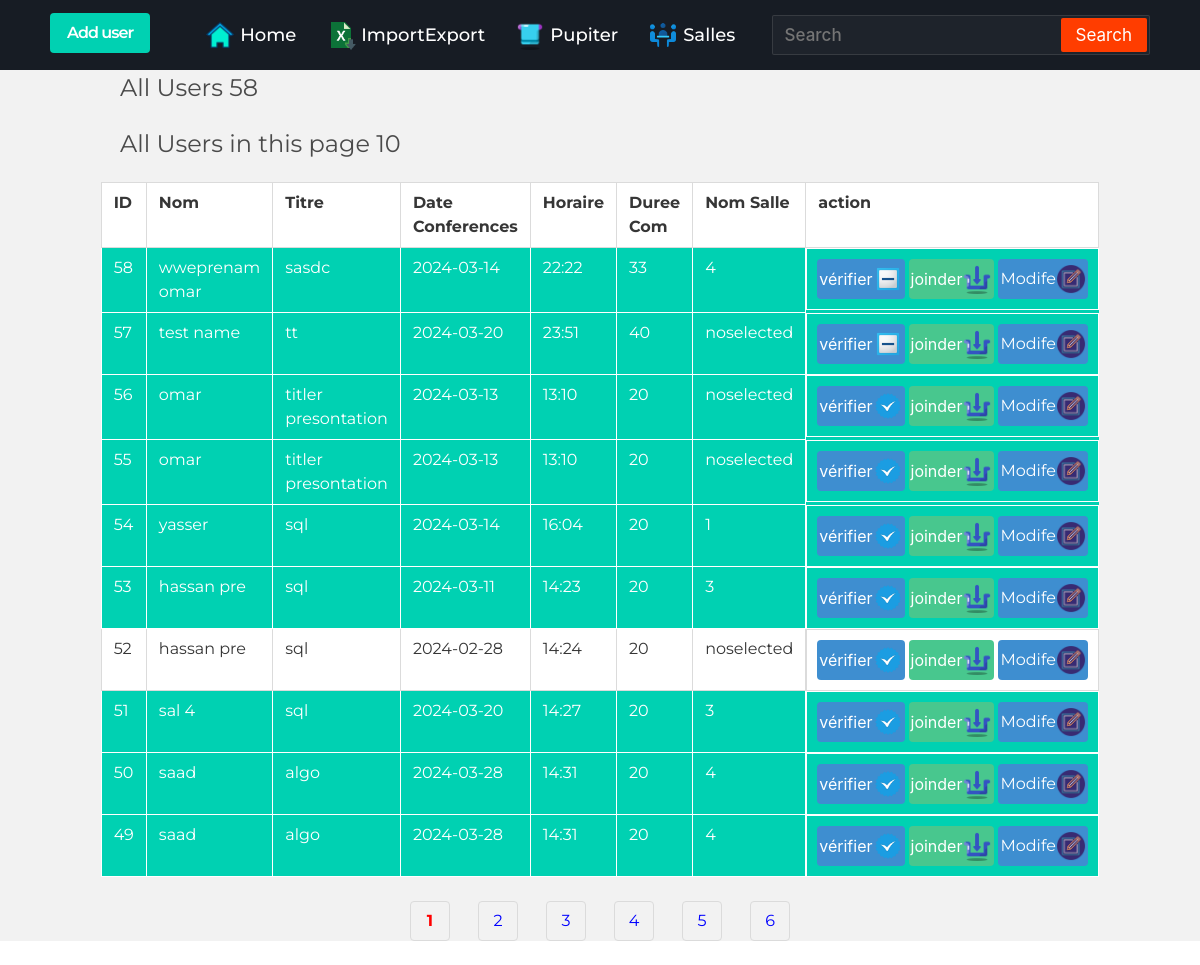
The page / on the database its author committed.
### tables this page shows
CREATE TABLE user (
        ID INTEGER PRIMARY KEY AUTOINCREMENT,
        Nom VARCHAR(255),
        Titre VARCHAR(255),
        Date_conferences DATE,
        Horaire TIME,
        Duree_com INT,
        Nom_salle VARCHAR(255),
        Pupitre VARCHAR(255),
        Etat VARCHAR(255),
        Fichier VARCHAR(255),
        profile VARCHAR(255) DEFAULT 'default.png',
        pipiterid VARCHAR(255)
    );

### controller/userController.php (called while the page is built, shortened)
<?php
class UserController {
    private $pdo;
    public function __construct($database_file) {
        try {
            $this->pdo = new PDO("sqlite:$database_file");
            $this->pdo->setAttribute(PDO::ATTR_ERRMODE, PDO::ERRMODE_EXCEPTION);
        } catch (PDOException $e) {
            die("Error: " . $e->getMessage());
        }
    }
    public function getAllUsers( ) {
        try {
            $sql = "SELECT * FROM user ";
            $stmt = $this->pdo->query($sql);
            return $stmt->fetchAll(PDO::FETCH_ASSOC);
        } catch (PDOException $e) {
            return "Error retrieving users: " . $e->getMessage();
        }
    }
public function getAllUsersPagination($limit = 50, $offset = 0, $search_query = '') {
    try {
        $sql = "SELECT * FROM user";
        $sql .= " ORDER BY ID DESC LIMIT :limit OFFSET :offset";
        $stmt = $this->pdo->prepare($sql);
        $stmt->bindParam(':limit', $limit, PDO::PARAM_INT);
        $stmt->bindParam(':offset', $offset, PDO::PARAM_INT);
        $stmt->execute();
        return $stmt->fetchAll(PDO::FETCH_ASSOC);
    } catch (PDOException $e) {
        return "Error retrieving users: " . $e->getMessage();
    }
}
}
?>

### index.php (the view, shortened to what this page needs)
<!DOCTYPE html>
<html lang="en">
<head>
    <link rel="stylesheet" href="./public/style/alertify.min.css" />
     <link rel="stylesheet" href="./public/style/themes/default.min.css" />
     <link rel="stylesheet" href="./public/style/nav.css">
    <link rel="stylesheet" href="./public/style/bulma.css">
    <link rel="stylesheet" href="./public/style/app.css">
    <link rel="stylesheet" href="./public/style/jqurysmodal.css" />
<?php
require_once "./controller/userController.php";
$database_file = './db/db.db';
$userController = new UserController($database_file);
$page = isset($_GET['page']) ? $_GET['page'] : 1;
$limit = 10;
$offset = ($page - 1) * $limit;
$total_users = 0;
if (isset($_GET['search_user'])) {
    $query = $_GET['search'];
    if(!empty($query)){
        $users = $userController->getAllUsersPagination($limit, $offset, $query);
        $total_users = count($userController->getAllUsersPaginationcount( $query));
        echo   $total_users ."ueses countnnn";
    }
    else {
        $users = $userController->getAllUsersPagination($limit, $offset);
        $total_users = count($userController->getAllUsers());
        echo $total_users;
    }
} else {
    $users = $userController->getAllUsersPagination($limit, $offset);
    $total_users = count($userController->getAllUsers());
}
$total_pages = ceil($total_users / $limit);
?>
</head>
<body>
<nav>
         <div class="logo">
         <p><a href="#createpackmodal" class="button is-primary" rel="modal:open">Add user</a></p>
         </div>
         <div class="nav-items">
         <li><a href="./index.php"><img src="./public/asset/ico/home.png" alt="" srcset=""><span>Home</span></a></li>
            <li><a href="./views/packupmanager.php"><img src="./public/asset/ico/exportimport.png" alt="" srcset=""><span>ImportExport</span></a></li>
            <li><a href="./views/pipiter.php"><img src="./public/asset/ico/pipiter.png" alt="" srcset=""><span>Pupiter</span></a></li>
            <li><a href="./views/salle.php"><img src="./public/asset/ico/salle.png" alt="" srcset=""><span>Salles</span></a></li>
                    </div>
         <form method="get" action="./index.php">
            <input  type="text" id="search" name="search" class="search-data" placeholder="Search" >
              <button class="fas fa-search" type="submit" name="search_user">Search</button>
</form>
      </nav>
    <h2 class="user-count container">All Users <?php echo $total_users; ?></h2>
    <h2 class="user-count container">All Users in this page <?php echo count($users); ?></h2>
        <table class="table is-bordered container">
        <tr>
            <th>ID</th>
            <th>Nom</th>
            <th>Titre</th>
            <th>Date Conferences</th>
            <th>Horaire</th>
            <th>Duree Com</th>
            <th>Nom Salle</th>
            <th>action</th>
        </tr>
        <?php foreach ($users as $user) : ?>
            <tr class="<?php if($user['Etat']=="oui") echo "is-selected";?>" >
                <td><?php echo $user['ID']; ?></td>
                <td><?php echo $user['Nom']; ?></td>
                <td><?php echo $user['Titre']; ?></td>
                <td><?php echo $user['Date_conferences']; ?></td>
                <td><?php echo $user['Horaire']; ?></td>
                <td><?php echo $user['Duree_com']; ?></td>
                <td><?php echo $user['Nom_salle']; ?></td>
                <td style="display: flex; gap:4px; padding:10px;">
                     <button class="button is-info is-dark" onclick="CustomAlertcheck('file status',  '<?php echo $user['Fichier']; ?>')">vérifier
                     <img width="30px" src="./public/asset/icon/<?php if($user['Fichier']){echo "check.png";} else { echo "uncheck.png";} ?>" alt="" srcset="">
                    </button>
                   <button  class='button is-success'onclick="CustomAlert('choose files', `<form onsubmit='uploadFile(event)' action='' method='post' enctype='multipart/form-data'>
    <div class='field'>
        <label class='label' for='fileupload'>Joinder file <?php echo $user['Nom']?></label>
        <div class='control'>
            <input value='<?php echo $user['ID']?>' type='hidden' name='IDuser'>
            <label for='fileupload' class='file-label'>File presentation</label>
            <div class='file has-name'>
                <label class='file-label'>
                    <input onchange='displayFileName(event, &quot;fileuploadFileName&quot;)' required class='file-input' type='file' name='fileupload' id='fileupload'>
                    <span class='file-cta'>
                        <span class='file-icon'>
                            <i class='fas fa-upload'></i>
                        </span>
                        <span class='file-label'>
                            Choose a file…
                        </span>
                    </span>
                </label>
            </div>
            <span id='fileuploadFileName'></span>
            <label for='fileuploadprofile' class='file-label'>File profile</label>
            <div class='file has-name'>
                <label class='file-label'>
                    <input onchange='displayFileName(event, &quot;fileuploadprofileFileName&quot;)' class='file-input' type='file' name='fileuploadprofile' id='fileuploadprofile'>
                    <span class='file-cta'>
                        <span class='file-icon'>
                            <i class='fas fa-upload'></i>
                        </span>
                        <span class='file-label'>
                            Choose a file…
                        </span>
                    </span>
                </label>
            </div>
            <span id='fileuploadprofileFileName'></span>
        </div>
    </div>
    <div class='field'>
        <div class='control'>
            <button type='submit' class='button is-success'>Upload</button>
        </div>
    </div>
</form>`);">joinder <img width="30px" src="./public/asset/icon/insert.png" alt="" srcset=""></button>
                    <p><a href="#showusermodal<?php echo  $user['ID']?>" class="button is-info" rel="modal:open">Modife <img width="30px" src="./public/asset/icon/edit.png" alt="" srcset=""></a></p>
                </td>
            </tr>
        <?php endforeach; ?>
    </table>
    <div class="pagination">
    <?php for ($i = 1; $i <= $total_pages; $i++) : ?>
        <a href="?page=<?php echo $i; ?>" class="pagination-link <?php if ($i == $page) echo "active"; ?>"><?php echo $i; ?></a>
    <?php endfor; ?>
</div>
</body>
</html>

### public/style/nav.css (style rules this page uses)
* { margin: 0; padding: 0; outline: none; box-sizing: border-box; font-family: 'Montserrat', sans-serif; }
body { background: #f2f2f2; }
nav { background: #171c24; display: flex; flex-wrap: wrap; align-items: center; justify-content: space-between; height: 70px; padding: 0 100px; }
nav .logo { color: #fff; font-size: 30px; font-weight: 600; letter-spacing: -1px; }
nav .nav-items { display: flex; flex: 1; padding: 0 0 0 40px; }
nav .nav-items li { list-style: none; padding: 0 15px; }
nav .nav-items li a { color: #fff; font-size: 18px; font-weight: 500; text-decoration: none; }
nav form { display: flex; height: 40px; padding: 2px; background: #1e232b; min-width: 18%!important; border-radius: 2px; border: 1px solid rgba(155,155,155,0.2); }
nav form .search-data { width: 100%; height: 100%; padding: 0 10px; color: #fff; font-size: 17px; border: none; font-weight: 500; background: none; }
nav form button { padding: 0 15px; color: #fff; font-size: 17px; background: #ff3d00; border: none; border-radius: 2px; cursor: pointer; }
@media (max-width: 1245px) { nav { padding: 0 50px; } }

### index.php (style rules this page uses)
.nav-items li a { display: flex; align-items: center; gap: 5px; }
li a img { width: 30px; }
.user-count { font-size: 1.5rem; margin-bottom: 20px; }
.pagination { display: flex; justify-content: center; gap: 20px; }
.pagination-link { text-decoration: none; color: blue; }
.pagination-link.active { font-weight: bold; color: red; }

### rows shown on the page
user: ID "58", Nom "wweprenam omar", Titre "sasdc", Date_conferences "2024-03-14", Horaire "22:22", Duree_com "33", Nom_salle "4"
user: ID "57", Nom "test name", Titre "tt", Date_conferences "2024-03-20", Horaire "23:51", Duree_com "40", Nom_salle "noselected"
user: ID "56", Nom "omar", Titre "titler presontation", Date_conferences "2024-03-13", Horaire "13:10", Duree_com "20", Nom_salle "noselected"
user: ID "55", Nom "omar", Titre "titler presontation", Date_conferences "2024-03-13", Horaire "13:10", Duree_com "20", Nom_salle "noselected"
user: ID "54", Nom "yasser", Titre "sql", Date_conferences "2024-03-14", Horaire "16:04", Duree_com "20", Nom_salle "1"
user: ID "53", Nom "hassan pre", Titre "sql", Date_conferences "2024-03-11", Horaire "14:23", Duree_com "20", Nom_salle "3"
user: ID "52", Nom "hassan pre", Titre "sql", Date_conferences "2024-02-28", Horaire "14:24", Duree_com "20", Nom_salle "noselected"
user: ID "51", Nom "sal 4", Titre "sql", Date_conferences "2024-03-20", Horaire "14:27", Duree_com "20", Nom_salle "3"
user: ID "50", Nom "saad", Titre "algo", Date_conferences "2024-03-28", Horaire "14:31", Duree_com "20", Nom_salle "4"
user: ID "49", Nom "saad", Titre "algo", Date_conferences "2024-03-28", Horaire "14:31", Duree_com "20", Nom_salle "4"

### other values the page prints
$total_users "58"
count($users) "10"
